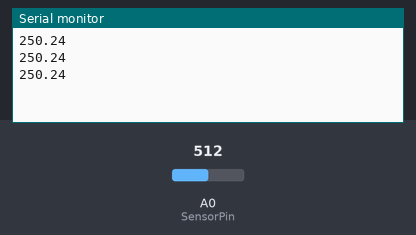
Bench run of a sketch on a simulated Arduino Uno, built with avr-gcc and run on an emulated ATmega328P. Shown: the last lines printed to the serial monitor. The test bench sets the inputs (shaded band); at power-on: A0 (SensorPin) = 512.

Above: at 1.3 s.
1.4 s: A0 (SensorPin) set to 716
At 1.9 s:
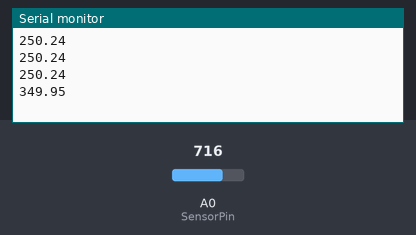
2.9 s: A0 (SensorPin) set to 900
At 3.4 s:
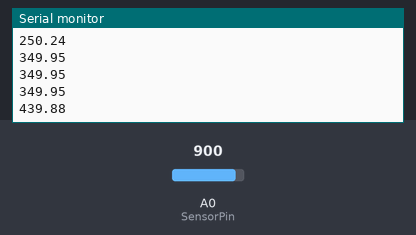
Timing chart, 0 to 5.9 s (numbered marks = the images above; inputs shaded):
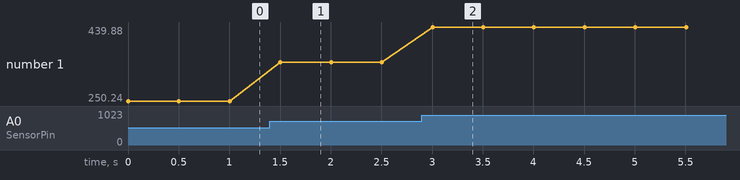

Measured:
- after the input at 1.4 s, the serial monitor: prints a new line after 0.10 s (image 1)
- after the input at 2.9 s, the serial monitor: prints a new line after 0.10 s (image 2)
- plotted number 1: 250.24 → 349.95 after the input at 1.4 s, 349.95 → 439.88 after the input at 2.9 s

The sketch:

Temperature_control.ino
```cpp
int SensorPin = A0;
float SensorValue = 0; // Pure data by Sensor in ANALOG PIN 0
double Temperature = 0;

void setup()
{
	Serial.begin(9600);
	pinMode(SensorPin, INPUT);
}

void loop()
{
	SensorValue = analogRead(SensorPin);
	Temperature = (SensorValue * 500) / 1023; // Obtains Temperature in Celsius.

	//Serial.println(SensorValue);
	Serial.println(Temperature);
	delay(500);
}
```
